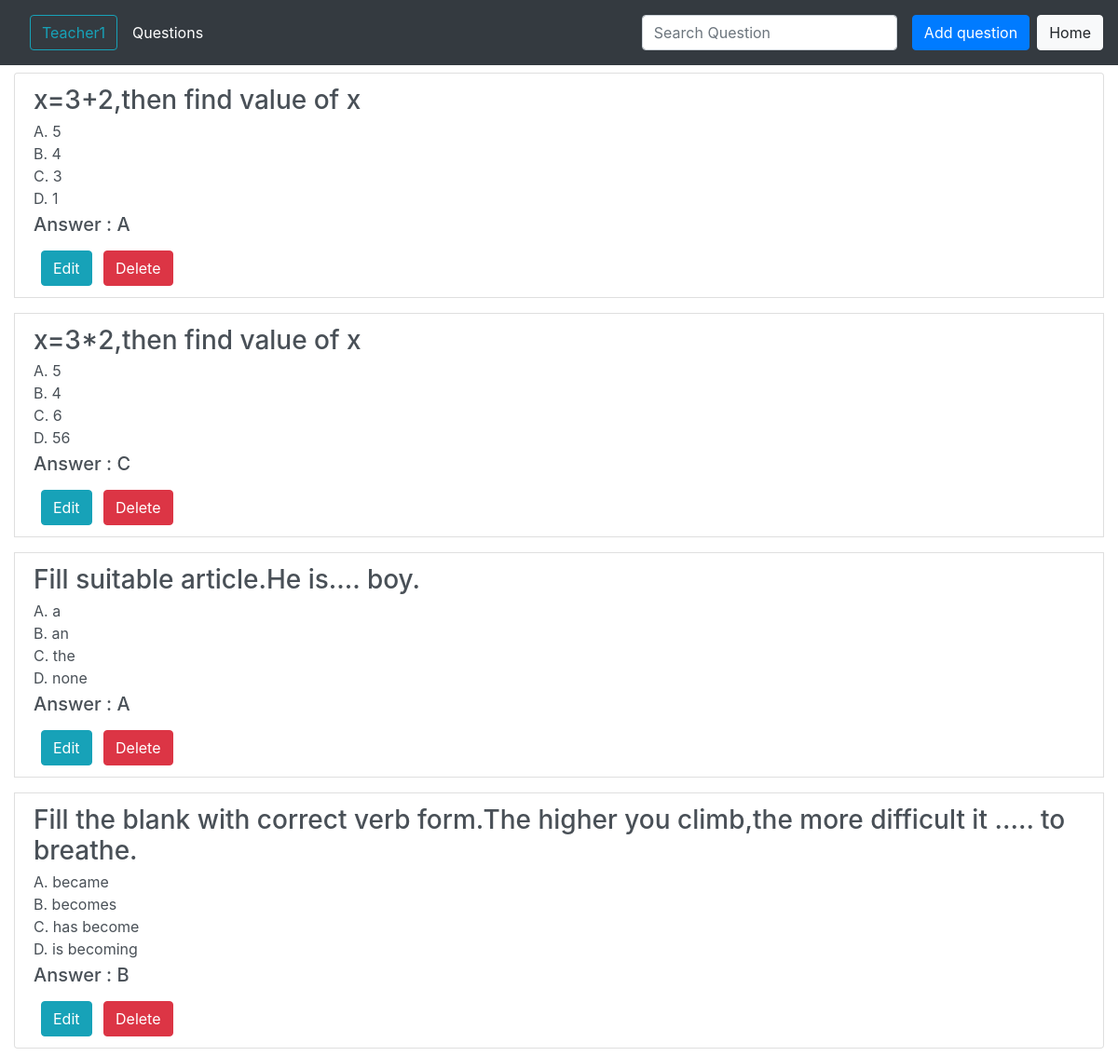
Before: /prof/question/view_all_ques (signed in) with the older database file.
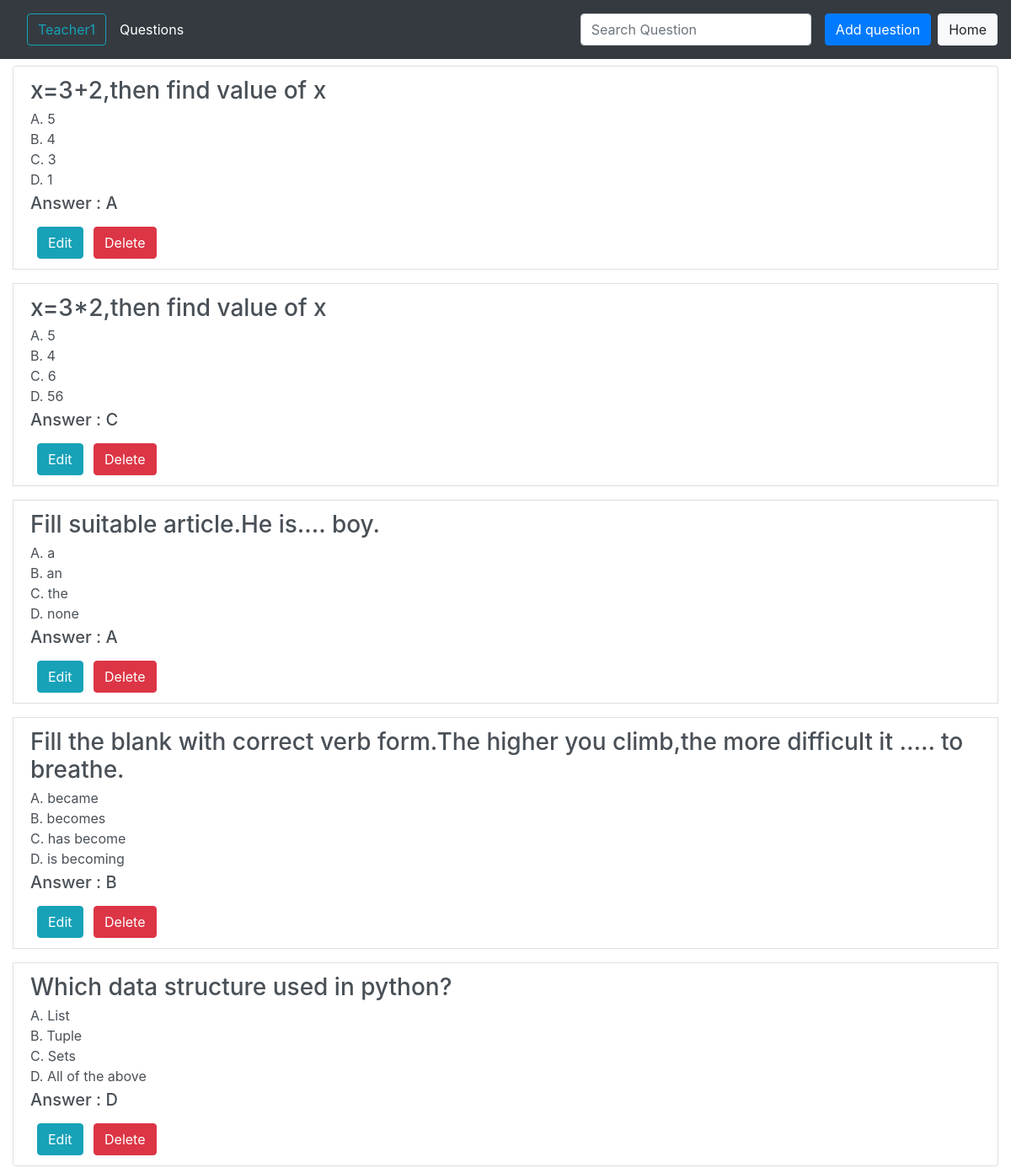
After: the same page with the newer database file.
### main/models/question.py (models this page shows, shortened)
class Question_DB(models.Model):
    professor = models.ForeignKey(User, limit_choices_to={'isTeacher': True}, on_delete=models.CASCADE, null=True)
    qno = models.AutoField(primary_key=True)
    question = models.CharField(max_length=100)
    optionA = models.CharField(max_length=100)
    optionB = models.CharField(max_length=100)
    optionC = models.CharField(max_length=100)
    optionD = models.CharField(max_length=100)
    answer = models.CharField(max_length=200)

### prof/views/question.py (the view, shortened to what this page needs)
def view_all_ques(request):
    prof = request.user
    return render(request, 'prof/question/view_all_questions.html', {
        'question_db': Question_DB.objects.filter(professor=prof), 'prof': prof
    })

### prof/templates/prof/question/view_all_questions.html (shortened to what this page needs)
{% extends 'prof/base/base.html' %}
{% load static %}
{% block navbar_title %}{{ prof.username }}{% endblock navbar_title %}
{% block navitem_title %}Questions{% endblock navitem_title %}
{% block searchInput %}
    <form class="form-inline my-2 my-lg-0">
        <input id='searchQuestion' class="form-control mr-sm-2" type="search" placeholder="Search Question" aria-label="Search">
    </form>
{% endblock searchInput %}
{% block buttons %}
    <a class="btn btn-primary mx-2" href="{% url 'prof:add_question' %}">Add question</a><br>
    <a class="btn btn-light" href="{% url 'prof:index' %}">Home</a>
{% endblock buttons %}
{% block body %}
    <div class="container-fluid">
        <div class="list-group">
            {% for ques in question_db %}
            <div class="list-group-item list-group-item-action flex-column align-items-start my-2">
                <div class="d-flex w-100 justify-content-between">
                    <h3 class="mb-1">{{ ques.question }}</h3>
                </div>
                <p class="mb-1">
                    A. {{ques.optionA}}<br>
                    B. {{ques.optionB}}<br>
                    C. {{ques.optionC}}<br>
                    D. {{ques.optionD}}<br>
                    <h5>Answer : {{ques.answer}}</h5>
                </p>
                <form method="POST">
                    <a class="btn btn-info mx-2" href="{% url 'prof:edit_question' ques.qno %}">Edit</a>
                    <input class="btn btn-danger" type="submit"
                        onclick="return confirm('Are you sure you want to delete this question?')" value="Delete">
                </form>
            </div>
            {% empty %}
            <h3>No Questions available</h3>
            {% endfor %}
        </div>
    </div>
{% endblock body %}

Changed rows visible on the page:
added Question_DB: question "Which data structure used in python?", optionA "List", optionB "Tuple", optionC "Sets", optionD "All of the above", answer "D"
